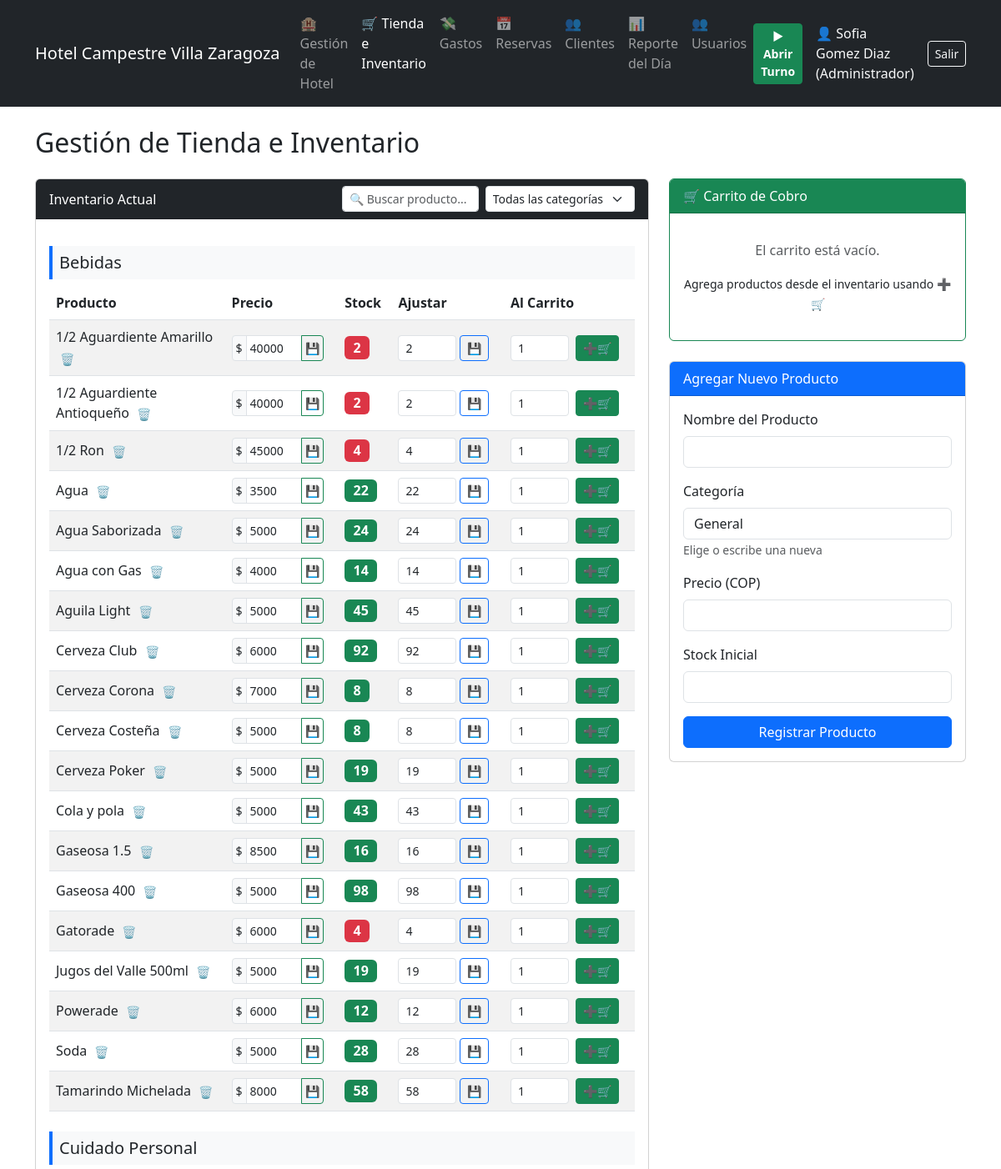
Screenshot of /tienda (signed in, upper part) with the database file from the repository.
### tables this page shows
CREATE TABLE productos (
            id INTEGER PRIMARY KEY AUTOINCREMENT,
            nombre TEXT NOT NULL,
            precio REAL NOT NULL,
            stock INTEGER NOT NULL
        , categoria TEXT DEFAULT 'General');

### app.py (the view)
@app.route('/tienda')
def tienda():
    conn = get_db_connection()
    productos = [dict(row) for row in conn.execute('SELECT * FROM productos ORDER BY categoria, nombre').fetchall()]
    conn.close()
    carrito = session.get('carrito', {})
    total_carrito = sum(item['subtotal'] for item in carrito.values())
    return render_template('tienda.html', productos=productos, carrito=carrito, total_carrito=total_carrito)

### app.py (called while the page is built, shortened)
def get_db_connection():
    conn = sqlite3.connect(db_path)
    conn.row_factory = sqlite3.Row
    return conn

@app.before_request
def require_login():
    if request.method == 'POST':
        conn = get_db_connection()
        conn.execute("UPDATE configuracion SET valor = ? WHERE clave = 'last_update'", (str(time.time()),))
        conn.commit()
        conn.close()
    allowed_routes = ['login', 'static']
    if request.endpoint not in allowed_routes and 'usuario_id' not in session:
        return redirect(url_for('login'))

@app.context_processor
def inject_totales():
    if 'usuario_id' in session:
        conn = get_db_connection()
        turno_abierto = conn.execute("SELECT * FROM turnos WHERE estado = 'Abierto' ORDER BY id DESC LIMIT 1").fetchone()
        base_caja_hoy = 0
        gran_total_hoy = 0
        turno_id = None
        conn.close()
        return dict(gran_total_hoy=gran_total_hoy, base_caja_hoy=base_caja_hoy, turno_activo=turno_abierto is not None, turno_id=turno_id)
    return dict()

### templates/tienda.html (shortened to what this page needs)
{% extends 'base.html' %}
{% block content %}
<h2 class="mb-4">Gestión de Tienda e Inventario</h2>
<div class="row">
    <div class="col-md-8 mb-4">
        <div class="card">
            <div class="card-header bg-dark text-white d-flex justify-content-between align-items-center">
                <span>Inventario Actual</span>
                <div class="d-flex w-50">
                    <input type="text" id="buscador" class="form-control form-control-sm me-2" placeholder="🔍 Buscar producto..." onkeyup="filtrarProductos()">
                    <select id="filtroCategoria" class="form-select form-select-sm" onchange="filtrarProductos()">
                        <option value="Todas">Todas las categorías</option>
                    </select>
                </div>
            </div>
            <div class="card-body">
                {% if productos %}
                    {% for categoria, items in productos | groupby('categoria') %}
                    <div class="categoria-section" data-cat-name="{{ categoria }}">
                        <h5 class="mt-3 p-2 bg-light border-start border-4 border-primary categoria-header">{{ categoria }}</h5>
                        <table class="table table-striped align-middle mb-4">
                        <thead>
                            <tr>
                                <th style="width: 30%">Producto</th>
                                <th>Precio</th>
                                <th>Stock</th>
                                <th>Ajustar</th>
                                <th>Al Carrito</th>
                            </tr>
                        </thead>
                        <tbody>
                            {% for producto in items %}
                            <tr class="producto-row" data-nombre="{{ producto.nombre | lower }}">
                                <td>
                                    {{ producto.nombre }}
                                    {% if session.get('usuario_rol') == 'Administrador' %}
                                    <form action="{{ url_for('eliminar_producto', id=producto.id) }}" method="POST" class="d-inline" onsubmit="return confirm('¿Seguro que deseas eliminar este producto de la tienda?');">
                                        <button type="submit" class="btn btn-sm btn-link text-danger p-0 ms-1 text-decoration-none" title="Eliminar Producto">🗑️</button>
                                    </form>
                                    {% endif %}
                                </td>
                                <td>
                                    {% if session.get('usuario_rol') == 'Administrador' %}
                                    <form action="{{ url_for('editar_precio', id=producto.id) }}" method="POST" class="d-flex">
                                        <div class="input-group input-group-sm" style="width: 110px;">
                                            <span class="input-group-text p-1">$</span>
                                            <input type="text" name="nuevo_precio" value="{{ '{:.0f}'.format(producto.precio) }}" class="form-control p-1 format-miles" inputmode="numeric">
                                            <button type="submit" class="btn btn-outline-success p-1" title="Guardar Precio">💾</button>
                                        </div>
                                    </form>
                                    {% else %}
                                        $ {{ "{:,.0f}".format(producto.precio).replace(',', '.') }}
                                    {% endif %}
                                </td>
                                <td>
                                    {% if producto.stock <= 5 %}
                                        <span class="badge bg-danger fs-6">{{ producto.stock }}</span>
                                    {% else %}
                                        <span class="badge bg-success fs-6">{{ producto.stock }}</span>
                                    {% endif %}
                                </td>
                                <td>
                                    <form action="{{ url_for('actualizar_stock', id=producto.id) }}" method="POST" class="d-flex">
                                        <input type="number" name="nuevo_stock" value="{{ producto.stock }}" min="0" class="form-control form-control-sm me-1" style="width: 70px;">
                                        <button type="submit" class="btn btn-sm btn-outline-primary" title="Guardar">💾</button>
                                    </form>
                                </td>
                                <td>
                                    <form action="{{ url_for('agregar_al_carrito', id=producto.id) }}" method="POST" class="d-flex">
                                        <input type="number" name="cantidad" value="1" min="1" max="{{ producto.stock }}" class="form-control form-control-sm me-2" style="width: 70px;" {% if producto.stock == 0 %}disabled{% endif %}>
                                        <button type="submit" class="btn btn-sm btn-success" {% if producto.stock == 0 %}disabled{% endif %} title="Agregar al Carrito">➕🛒</button>
                                    </form>
                                </td>
                            </tr>
                            {% endfor %}
                        </tbody>
                    </table>
                    </div>
                    {% endfor %}
                {% else %}
                    <p class="text-center text-muted my-4">No hay productos registrados en el inventario.</p>
                {% endif %}
            </div>
        </div>
    </div>
    <div class="col-md-4">
        <div class="card mb-4 border-success">
            <div class="card-header bg-success text-white">
                🛒 Carrito de Cobro
            </div>
            <div class="card-body">
                {% if carrito %}
                    <ul class="list-group mb-3">
                        {% for item in carrito.values() %}
                        <li class="list-group-item d-flex justify-content-between lh-sm align-items-center p-2">
                            <div>
                                <h6 class="my-0">{{ item.nombre }}</h6>
                                <small class="text-muted">{{ item.cantidad }}x $ {{ "{:,.0f}".format(item.precio).replace(',', '.') }}</small>
                            </div>
                            <div class="d-flex align-items-center">
                                <span class="text-muted me-2">$ {{ "{:,.0f}".format(item.subtotal).replace(',', '.') }}</span>
                                <form action="{{ url_for('eliminar_del_carrito', id=item.id) }}" method="POST">
                                    <button type="submit" class="btn btn-sm btn-link text-danger p-0 text-decoration-none">❌</button>
                                </form>
                            </div>
                        </li>
                        {% endfor %}
                        <li class="list-group-item d-flex justify-content-between bg-light">
                            <span>Total (COP)</span>
                            <strong>$ {{ "{:,.0f}".format(total_carrito).replace(',', '.') }}</strong>
                        </li>
                    </ul>
                    <button type="button" class="btn btn-success w-100 fs-5 fw-bold mb-2" data-bs-toggle="modal" data-bs-target="#modalCobrar">
                        Cobrar Todo 💵
                    </button>
                    <form action="{{ url_for('vaciar_carrito') }}" method="POST">
                        <button type="submit" class="btn btn-outline-danger btn-sm w-100">Vaciar Carrito</button>
                    </form>
                {% else %}
                    <p class="text-center text-muted my-3">El carrito está vacío.</p>
                    <p class="text-center"><small>Agrega productos desde el inventario usando ➕🛒</small></p>
                {% endif %}
            </div>
        </div>
        {% if session.get('usuario_rol') == 'Administrador' %}
        <div class="card">
            <div class="card-header bg-primary text-white">
                Agregar Nuevo Producto
            </div>
            <div class="card-body">
                <form action="{{ url_for('agregar_producto') }}" method="POST">
                    <div class="mb-3">
                        <label class="form-label">Nombre del Producto</label>
                        <input type="text" class="form-control" name="nombre" required>
                    </div>
                    <div class="mb-3">
                        <label class="form-label">Categoría</label>
                        <input type="text" class="form-control" name="categoria" list="categorias" value="General" required>
                        <small class="text-muted">Elige o escribe una nueva</small>
                    </div>
                    <div class="mb-3">
                        <label class="form-label">Precio (COP)</label>
                        <input type="text" class="form-control format-miles" inputmode="numeric" name="precio" required>
                    </div>
                    <div class="mb-3">
                        <label class="form-label">Stock Inicial</label>
                        <input type="number" class="form-control" name="stock" required>
                    </div>
                    <button type="submit" class="btn btn-primary w-100">Registrar Producto</button>
                </form>
            </div>
        </div>
        {% endif %}
    </div>
</div>
{% endblock %}

### rows the page displays
productos: categoria "Bebidas", nombre "1/2 Aguardiente Amarillo", nuevo_precio "40000", stock "2", nuevo_stock "2", cantidad "1"
productos: nombre "1/2 Aguardiente Antioqueño", nuevo_precio "40000", stock "2", nuevo_stock "2", cantidad "1"
productos: nombre "1/2 Ron", nuevo_precio "45000", stock "4", nuevo_stock "4", cantidad "1"
productos: nombre "Agua", nuevo_precio "3500", stock "22", nuevo_stock "22", cantidad "1"
productos: nombre "Agua Saborizada", nuevo_precio "5000", stock "24", nuevo_stock "24", cantidad "1"
productos: nombre "Agua con Gas", nuevo_precio "4000", stock "14", nuevo_stock "14", cantidad "1"
productos: nombre "Aguila Light", nuevo_precio "5000", stock "45", nuevo_stock "45", cantidad "1"
productos: nombre "Cerveza Club", nuevo_precio "6000", stock "92", nuevo_stock "92", cantidad "1"
productos: nombre "Cerveza Corona", nuevo_precio "7000", stock "8", nuevo_stock "8", cantidad "1"
productos: nombre "Cerveza Costeña", nuevo_precio "5000", stock "8", nuevo_stock "8", cantidad "1"
productos: nombre "Cerveza Poker", nuevo_precio "5000", stock "19", nuevo_stock "19", cantidad "1"
productos: nombre "Cola y pola", nuevo_precio "5000", stock "43", nuevo_stock "43", cantidad "1"
productos: nombre "Gaseosa 1.5", nuevo_precio "8500", stock "16", nuevo_stock "16", cantidad "1"
productos: nombre "Gaseosa 400", nuevo_precio "5000", stock "98", nuevo_stock "98", cantidad "1"
productos: nombre "Gatorade", nuevo_precio "6000", stock "4", nuevo_stock "4", cantidad "1"
productos: nombre "Jugos del Valle 500ml", nuevo_precio "5000", stock "19", nuevo_stock "19", cantidad "1"
productos: nombre "Powerade", nuevo_precio "6000", stock "12", nuevo_stock "12", cantidad "1"
productos: nombre "Soda", nuevo_precio "5000", stock "28", nuevo_stock "28", cantidad "1"
productos: nombre "Tamarindo Michelada", nuevo_precio "8000", stock "58", nuevo_stock "58", cantidad "1"
productos: categoria "Cuidado Personal"

### other values shown
{{ session.get('usuario_nombre') }} "Sofia Gomez Diaz"
{{ session.get('usuario_rol') }} "Administrador"
